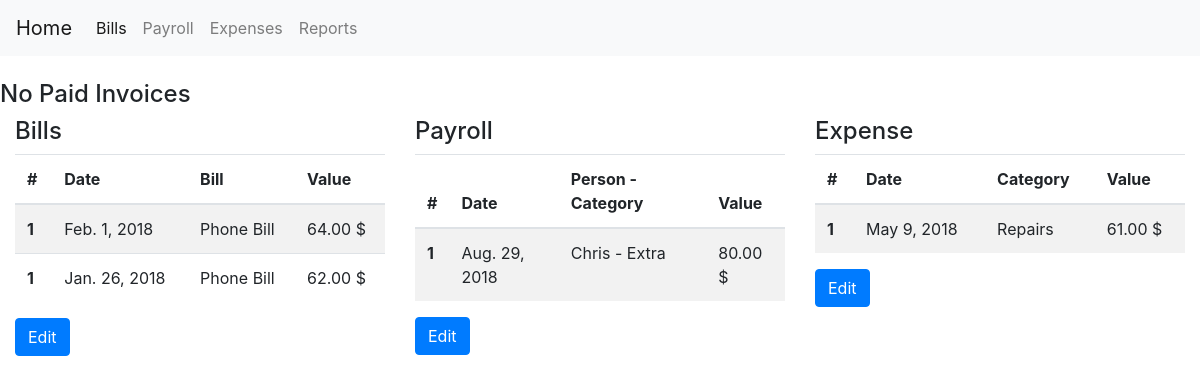
The page / on the database its author committed.
### expenses/models.py (models this page shows, shortened)
class DefaultExpenseModel(models.Model):
    title = models.CharField(max_length=100, blank=True, null=True)
    date_expired = models.DateField()
    final_value = models.DecimalField(default=0, decimal_places=2, max_digits=20)
    paid_value = models.DecimalField(default=0, decimal_places=2, max_digits=20)
    is_paid = models.BooleanField(default=False)
    payment_method = models.ForeignKey(PaymentMethod, null=True, on_delete=models.SET_NULL)
    objects = models.Manager()
    my_query = GeneralManager()
    class Meta:
        abstract = True
    def tag_final_value(self):
        return f'{self.final_value} {CURRENCY}'
    tag_final_value.short_description = 'Value'
    def tag_is_paid(self):
        return 'Is Paid' if self.is_paid else 'Not Paid'
    tag_is_paid.short_description = 'Paid'

class Bill(DefaultExpenseModel):
    category = models.ForeignKey(BillCategory, null=True, on_delete=models.SET_NULL, related_name='bills')
    class Meta:
        verbose_name_plural = '2. Bills'
        ordering = ['-date_expired']

class BillCategory(models.Model):
    title = models.CharField(unique=True, max_length=150)
    balance = models.DecimalField(default=0, max_digits=20, decimal_places=2)
    class Meta:
        verbose_name_plural = '1. Bill Category'
    def __str__(self):
        return self.title
    def tag_balance(self):
        return f'{self.balance} {CURRENCY}'
    tag_balance.short_description = 'Value'

class Payroll(DefaultExpenseModel):
    person = models.ForeignKey(Person, null=True, on_delete=models.SET_NULL, related_name='person_payroll')
    category = models.ForeignKey(PayrollCategory, null=True, on_delete=models.SET_NULL, related_name='category_payroll')
    class Meta:
        verbose_name_plural = '5. Payroll'
        ordering = ['-date_expired']
    def tag_category(self):
        return f'{self.person} - {self.category}'

class Person(models.Model):
    title = models.CharField(unique=True, max_length=150)
    occupation = models.CharField(max_length=100, blank=True, null=True)
    phone = models.CharField(max_length=10, blank=True, null=True)
    balance = models.DecimalField(default=0, max_digits=20, decimal_places=2)
    class Meta:
        verbose_name_plural = '4. Persons'
    def __str__(self):
        return self.title
    def tag_balance(self):
        return f'{self.balance} {CURRENCY}'
    tag_balance.short_description = 'Value'

class PayrollCategory(models.Model):
    title = models.CharField(unique=True, max_length=150)
    balance = models.DecimalField(default=0, max_digits=20, decimal_places=2)
    class Meta:
        verbose_name_plural = '3. Payroll Category'
    def __str__(self):
        return self.title
    def tag_balance(self):
        return f'{self.balance} {CURRENCY}'
    tag_balance.short_description = 'Value'

class GenericExpense(DefaultExpenseModel):
    category = models.ForeignKey(GenericExpenseCategory, null=True, on_delete=models.SET_NULL,
                                 related_name='category_expenses')
    class Meta:
        verbose_name_plural = '7. Generic Expenses'
        ordering = ['-date_expired']

class GenericExpenseCategory(models.Model):
    title = models.CharField(unique=True, max_length=150)
    balance = models.DecimalField(default=0, max_digits=20, decimal_places=2)
    class Meta:
        verbose_name_plural = '6. Expense Category'
    def __str__(self):
        return self.title
    def tag_balance(self):
        return f'{self.balance} {CURRENCY}'
    tag_balance.short_description = 'Value'

### expenses/views.py (the view)
# urls.py: path('', HomepageView.as_view(), name='homepage'),
class HomepageView(TemplateView):
    template_name = 'index.html'
    def get_context_data(self, **kwargs):
        context = super(HomepageView, self).get_context_data(**kwargs)
        bills = Bill.my_query.get_queryset().unpaid()[:10]
        payrolls = Payroll.my_query.get_queryset().unpaid()[:10]
        expenses = GenericExpense.my_query.get_queryset().unpaid()[:10]
        context.update({'bills': bills,
                        'payroll': payrolls,
                        'expenses': expenses
                        })
        return context

### expenses/managers.py (called while the page is built)
    def unpaid(self):
        return self.filter(is_paid=False)

    def get_queryset(self):
        return GenericQuerySet(self.model, using=self._db)

### expenses/templates/index.html (shortened to what this page needs)
<!doctype html>
<html lang="en">
<head>
    <link rel="stylesheet" href="https://stackpath.bootstrapcdn.com/bootstrap/4.1.3/css/bootstrap.min.css">
</head>
<body>
{% include 'navbar.html' %}
<br>
<div class="container-fluid">
    {% block container %}
        <div class="row">
            <h4>No Paid Invoices</h4>
        </div>
        <div class="row">
            <div class="col">
                <h4>Bills</h4>
                <table class="table table-striped">
                    <thead>
                    <tr>
                        <th scope="col">#</th>
                        <th scope="col">Date</th>
                        <th scope="col">Bill</th>
                        <th scope="col">Value</th>
                    </tr>
                  </thead>
                  <tbody>
                  {% for bill in bills %}
                      <tr>
                          <th scope="row">1</th>
                          <td>{{ bill.date_expired|date }}</td>
                          <td>{{ bill.category }}</td>
                          <td>{{ bill.tag_final_value }}</td>
                      </tr>
                  {% empty %}
                      <tr>
                          <td colspan="4">No data</td>
                      </tr>
                    {% endfor %}
                  </tbody>
                </table>
                <a href="/admin/expenses/bill/" class="btn btn-primary">Edit</a>
            </div>
            <div class="col">
                <h4>Payroll</h4>
                <table class="table table-striped">
                    <thead>
                        <tr>
                            <th scope="col">#</th>
                            <th scope="col">Date</th>
                            <th scope="col">Person - Category</th>
                            <th scope="col">Value</th>
                        </tr>
                    </thead>
                    <tbody>
                    {% for bill in payroll %}
                        <tr>
                            <th scope="row">1</th>
                            <td>{{ bill.date_expired|date }}</td>
                            <td>{{ bill.tag_category }}</td>
                            <td>{{ bill.tag_final_value }}</td>
                        </tr>
                    {% empty %}
                        <tr>
                            <td colspan="4">No data</td>
                        </tr>
                    {% endfor %}
                    </tbody>
                </table>
                <a href="/admin/expenses/payroll/" class="btn btn-primary">Edit</a>
            </div>
            <div class="col">
                <h4>Expense</h4>
                <table class="table table-striped">
                    <thead>
                        <tr>
                            <th scope="col">#</th>
                            <th scope="col">Date</th>
                            <th scope="col">Category</th>
                            <th scope="col">Value</th>
                        </tr>
                    </thead>
                    <tbody>
                    {% for expense in expenses %}
                        <tr>
                            <th scope="row">1</th>
                            <td>{{ expense.date_expired|date }}</td>
                            <td>{{ expense.category }}</td>
                            <td>{{ expense.tag_final_value }}</td>
                        </tr>
                    {% empty %}
                        <tr>
                            <td colspan="4">No data</td>
                        </tr>
                    {% endfor %}
                    </tbody>
                </table>
                <a href="/admin/expenses/genericexpense/" class="btn btn-primary">Edit</a>
            </div>
        </div>
      {% endblock %}
  </div>
  </body>
</html>

### expenses/templates/navbar.html (shortened to what this page needs)
<nav class="navbar navbar-expand-lg navbar-light bg-light">
        <a class="navbar-brand" href="{% url 'homepage' %}">Home</a>
        <div class="collapse navbar-collapse" id="navbarSupportedContent">
              <ul class="navbar-nav mr-auto">
                  <li class="nav-item active">
                      <a class="nav-link" href="{% url 'bills_view' %}">Bills <span class="sr-only">(current)</span></a>
                  </li>
                  <li class="nav-item">
                      <a class="nav-link" href="{% url 'payroll_view' %}">Payroll</a>
                  </li>
                  <li class="nav-item">
                      <a class="nav-link" href="{% url 'expenses_view' %}">Expenses</a>
                  </li>
                  <li class="nav-item">
                      <a class="nav-link" href="{% url 'reports_view' %}">Reports</a>
                  </li>
              </ul>
        </div>
    </nav>

### rows shown on the page
Bill: date_expired "Feb. 1, 2018", category "Phone Bill", tag_final_value "64.00 $"
Bill: date_expired "Jan. 26, 2018", category "Phone Bill", tag_final_value "62.00 $"
Payroll: date_expired "Aug. 29, 2018", tag_category "Chris - Extra", tag_final_value "80.00 $"
GenericExpense: date_expired "May 9, 2018", category "Repairs", tag_final_value "61.00 $"
